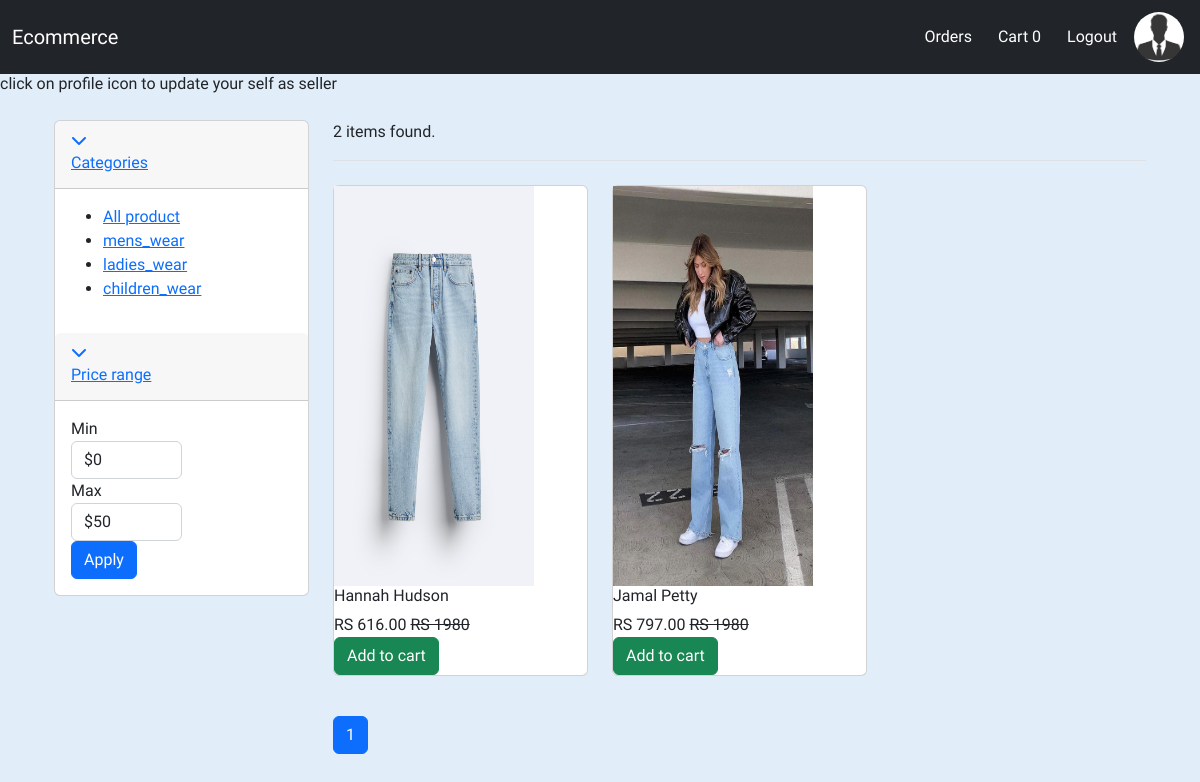
Screenshot of / (signed in) with the database file from the repository.
### product/models.py (models this page shows)
class Product(models.Model):
    CATEGORY_CHOICES = [
        ('mens_wear', 'Mens Wear'),
        ('ladies_wear', 'Ladies Wear'),
        ('children_wear', 'Children Wear'),
    ]
    name = models.CharField(max_length=255)
    description = models.TextField()
    price = models.DecimalField(max_digits=10, decimal_places=2)
    category = models.CharField(max_length=255)
    image = models.ImageField(upload_to='product_images/')
    seller = models.ForeignKey(User, on_delete=models.CASCADE)

### product/views.py (the view)
# urls.py: path("", views.home , name = 'home'),
def home(request):
    page_number = request.GET.get('page')
    min_price = request.GET.get('min_price')
    max_price = request.GET.get('max_price')
    search = request.GET.get('search')
    category_name = request.GET.get('category_name')
    products = Product.objects.all()
    cart_items = CartItem.objects.filter(user=request.user, order__isnull=True)
    if cart_items:
        product_in_cart = sum(item.quantity for item in cart_items)
    else:
        product_in_cart = 0
    if min_price is not None:
        products = products.filter(price__gte=min_price)
    if max_price is not None:
        products = products.filter(price__lte=max_price)
    if category_name:
        products = products.filter(category=category_name)
    products_count = products.count()
    products = Paginator(products, 3)
    products = products.get_page(page_number)
    context = {'products': products,
               'products_count': products_count,
               'product_in_cart' : product_in_cart}
    return render(request, 'home.html',context)

### templates/home.html (shortened to what this page needs)
{% extends 'base.html' %} {% block content %}
<section class="section-content padding-y">
  <div class="container">
    <div class="row">
      <aside class="col-md-3">
        <div class="card">
          <article class="filter-group">
            <header class="card-header">
              <a
                href="#"
                data-toggle="collapse"
                data-target="#collapse_1"
                aria-expanded="true"
              >
                <i class="icon-control fa fa-chevron-down"></i>
                <h6 class="title">Categories</h6>
              </a>
            </header>
            <div class="filter-content collapse show" id="collapse_1">
              <div class="card-body">
                <ul class="list-menu">
                  <li><a href="{% url 'home' %}">All product</a></li>
                  <li><a href="{% url 'home' %}?category_name=mens_wear ">mens_wear</a></li>
                  <li><a href="{% url 'home' %}?category_name=ladies_wear ">ladies_wear</a></li>
                  <li><a href="{% url 'home' %}?category_name=children_wear ">children_wear</a></li>
                </ul>
              </div>
            </div>
          </article>
          <article class="filter-group">
            <header class="card-header">
              <a
                href="#"
                data-toggle="collapse"
                data-target="#collapse_3"
                aria-expanded="true"
                class=""
              >
                <i class="icon-control fa fa-chevron-down"></i>
                <h6 class="title">Price range</h6>
              </a>
            </header>
            <div class="filter-content collapse show" id="collapse_3">
              <div class="card-body">
                <div class="form-row">
                  <div class="form-group col-md-6">
                    <label>Min</label>
                    <select id="min_selected_price" class="mr-2 form-control">
                      <option value="0">$0</option>
                    </select>
                  </div>
                  <div class="form-group text-right col-md-6">
                    <label>Max</label>
                    <select id="max_selected_price" class="mr-2 form-control">
                      <option value="50">$50</option>
                    </select>
                  </div>
                </div>
                <button id = "price_filter" class="btn btn-block btn-primary">Apply</button>
              </div>
            </div>
          </article>
        </div>
      </aside>
      <main class="col-md-9">
        <header class="border-bottom mb-4 pb-3">
          <div class="form-inline">
            <span class="mr-md-auto">{{ products_count }} items found.</span>
          </div>
        </header>
        <div class="row">
          {% for product in products %}
          <div class="col-md-4">
            <figure class="card card-product-grid">
              <div class="img-wrap">
                <a href="{% url 'view_product' product_id=product.id %}"
                ><img src="{{ product.image.url }}" width="200" height="400" /></a>
              </div>
              <figcaption class="info-wrap">
                <div class="fix-height">
                  <h6  class="title"
                    >{{ product.name }}</h6
                  >
                  <div class="price-wrap mt-2">
                    <span class="price">RS {{ product.price }}</span>
                    <del class="price-old">RS 1980</del>
                  </div>
                </div>
                <a
                  href="{% url 'add_to_cart' product_id=product.id %}"
                  class="btn btn-block btn-success"
                  >Add to cart
                </a>
              </figcaption>
            </figure>
          </div>
          {% endfor %}
        </div>
        <nav class="mt-4" aria-label="Page navigation sample">
          <ul class="pagination">
            {% for num in products.paginator.page_range %}
                {% if products.number == num %}
                <li class="page-item active">
                  <a href="?page={{ num }}"  class="page-link " href="#"> {{num}}   </a>
                </li>
                {% elif num > products.number|add:'-2' and num < products.number|add:'2' %}
                <li class="page-item ">
                  <a href="?page={{ num }}"  class="page-link " href="#"> {{num}}   </a>
                </li>
                {% endif %}
            {% endfor %}
          </ul>
        </nav>
      </main>
    </div>
  </div>
</section>
{% endblock %}

### templates/base.html (style rules this page uses)
body { font-family: 'Cambay', sans-serif; background-color: #e1edf8; }

### rows the page displays
Product: image (picture), name "Hannah Hudson", price "616.00"
Product: image (picture), name "Jamal Petty", price "797.00"

### other values shown
{{ product_in_cart }} "0"
{{ products_count }} "2"
{{ num }} "1"
